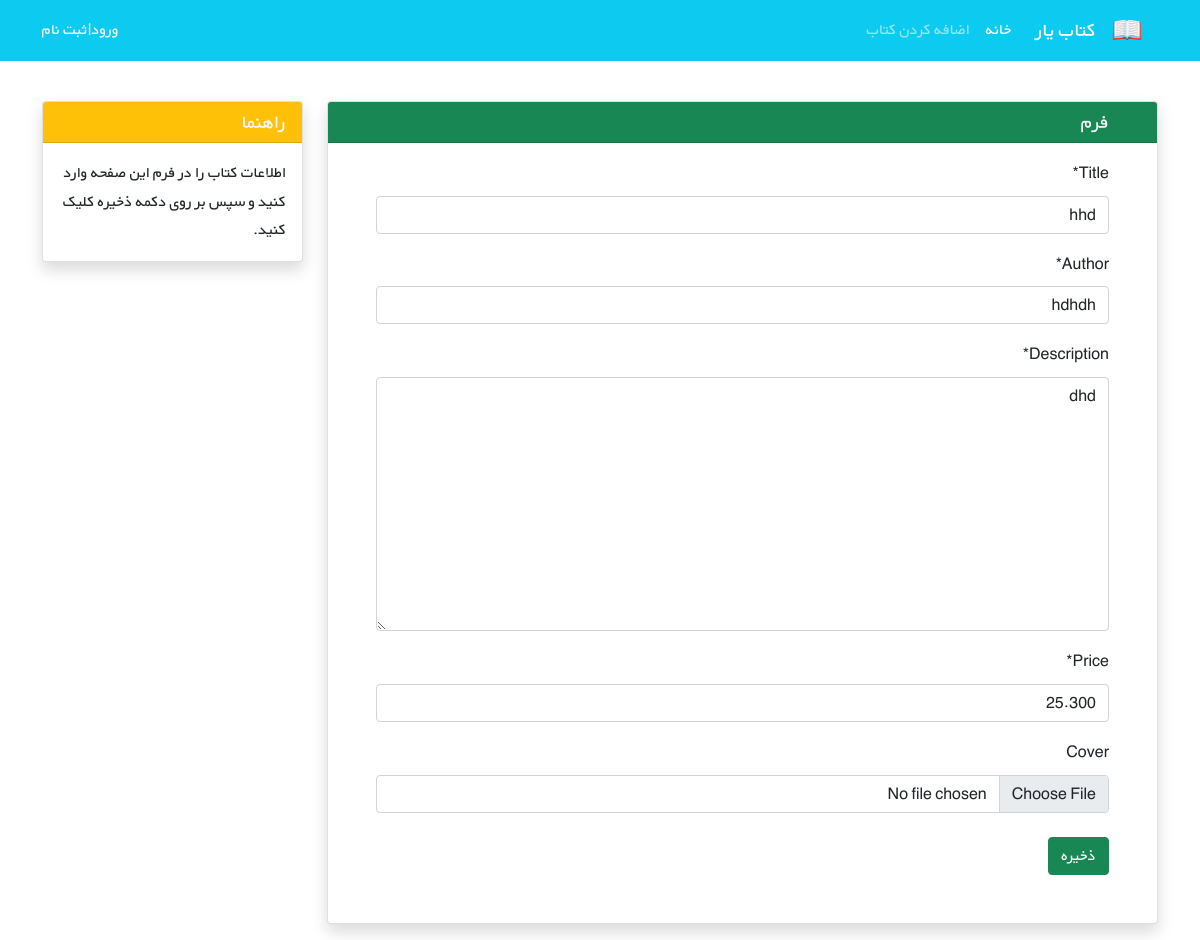
The app's page /books/19/edit/ with its own data.
### books/models.py (models this page shows, shortened)
class Book(models.Model):
    title = models.CharField(max_length=200)
    author = models.CharField(max_length=200)
    description = models.TextField()
    price = models.DecimalField(max_digits=6, decimal_places=3)
    cover = models.ImageField(upload_to='covers/', blank=True)

### books/views.py (the view)
# urls.py: path('<int:pk>/edit/', BookUpdateView.as_view(), name='book_update'),
class BookUpdateView(generic.UpdateView):
    model = Book
    fields = ['title', 'author', 'description', 'price', 'cover']
    template_name = 'books/book_update.html'

### books/templates/books/book_update.html (shortened to what this page needs)
{% extends '_base.html' %}
{% load crispy_forms_tags %}
{% block content %}
    <div class="container mt-4" dir="rtl">
        <div class="row">
            <div class="col-9">
                <div class="card shadow my-3">
                    <h5 class="card-header bg-success text-light px-5">فرم</h5>
                    <div class="px-5 pt-3 pb-5">
                        <form method="POST" enctype="multipart/form-data">
                            {{ form | crispy }}
                            <button type="submit" class="btn btn-success mt-2">ذخیره</button>
                        </form>
                    </div>
                </div>
            </div>
            <div class="col-3">
                <div class="card my-3 shadow">
                    <h5 class="card-header bg-warning text-light">راهنما</h5>
                    <div class="card-body">
                        <p class="card-text">
                            اطلاعات کتاب را در فرم این صفحه وارد کنید و سپس بر روی دکمه ذخیره کلیک کنید.
                        </p>
                    </div>
                </div>
            </div>
        </div>
    </div>
{% endblock content %}

### static/css/style.css (style rules this page uses)
* { font-family: 'BYekan', sans-serif; line-height: 1.8rem; }

### records on screen
Book: title "hhd", author "hdhdh", description "dhd", price "25.300"
